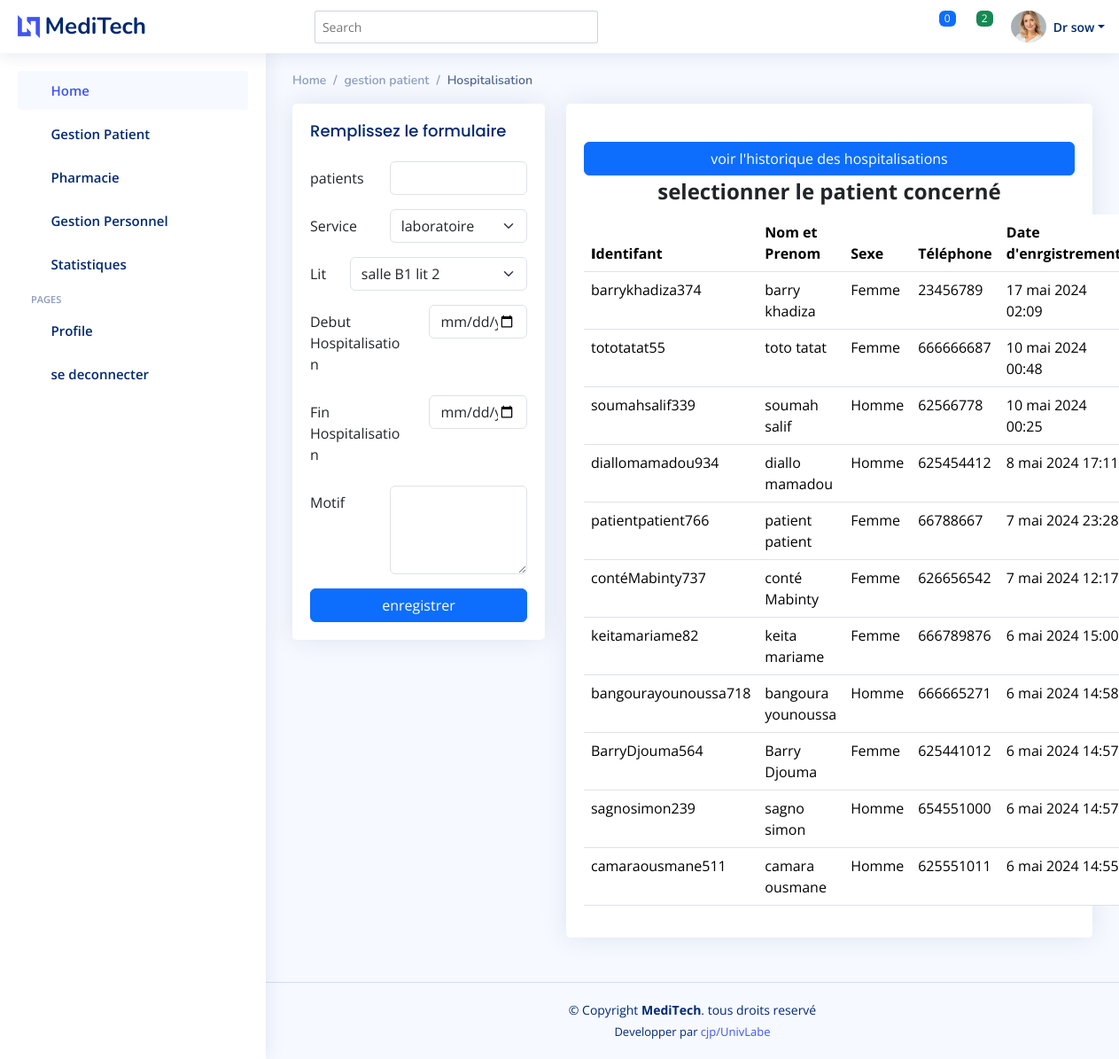
The page /hospitalisation/ (signed in) on the database its author committed.
### Personnel_Service/models.py (models this page shows, shortened)
class Utilisateur(AbstractBaseUser,PermissionsMixin):
    username = models.CharField(max_length = 32,unique=True)
    nom=models.CharField(max_length=32,blank=True)
    prenom=models.CharField(max_length=50,blank=True)
    email = models.EmailField(blank=True,null=True,unique = True)
    is_active=models.BooleanField(default=True)
    is_staff=models.BooleanField(default=False)
    is_personnel = models.BooleanField(default = False)
    USERNAME_FIELD = 'username'
    objects = ClubUserManager()

### Patients/models.py (models this page shows, shortened)
class Patient(models.Model):
    user = models.ForeignKey(Utilisateur, on_delete = models.CASCADE)
    nom = models.CharField(max_length = 32)
    prenom = models.CharField(max_length = 32)
    genre = models.CharField(max_length = 9)
    telephone = models.CharField(max_length = 10)
    email = models.EmailField(max_length = 32)
    profil_patient=models.ImageField(upload_to='profil_patient/', height_field=None, width_field=None, max_length=None, blank=True)
    adresse = models.CharField(max_length = 30)
    identifiant = models.CharField(max_length = 30)
    date_enrgistrement = models.DateTimeField(auto_now = True)

### Personnel_Service/views.py (the view, shortened to what this page needs)
# urls.py: path('hospitalisation/', hospitalisation, name ='hospitalisation'),
def hospitalisation(request):
    liste_patients = Patient.objects.order_by("-date_enrgistrement")
    lits = Lit.objects.filter(statut_lit="libre")
    services = Service.objects.all()
    context= {
        'lits':lits,
        'services':services,
        'liste_patients':liste_patients,
    }
    return render(request, 'Personnel_Service/hospitalisation.html',context)

### Personnel_Service/context_processors.py (called while the page is built)
def notifications(request):
    if request.user.is_authenticated:
        try:
            personnel = Personnel.objects.get(user=request.user)
            rdv_enAttente = Rendezvous.objects.filter(status_rdv='en attente', personnel=personnel)
            nbr_rdvA = rdv_enAttente.count()
            historique_notif = Rendezvous.objects.filter(personnel=personnel)
        except Personnel.DoesNotExist:
            rdv_enAttente = []
            nbr_rdvA = 0
            historique_notif=[]
    else:
        rdv_enAttente = []
        nbr_rdvA = 0
        historique_notif=[]
    return {
        'rdv_enAttente': rdv_enAttente,
        'nbr_rdvA': nbr_rdvA,
        'historique_notif':historique_notif
    }

### Ressources/models.py (called while the page is built)
    def __str__(self):
        return self.num_sall

### Personnel_Service/templates/Personnel_Service/hospitalisation.html (shortened to what this page needs)
{% load static %}
{% include "Personnel_Service/header_pers.html" %}
  <main id="main" class="main">
    <div class="pagetitle">
      <nav>
        <ol class="breadcrumb">
          <li class="breadcrumb-item"><a href="{% url 'espace_personnel' %}">Home</a></li>
          <li class="breadcrumb-item">gestion patient</li>
          <li class="breadcrumb-item active">Hospitalisation</li>
        </ol>
      </nav>
    </div>
    <section class="section">
      <div class="row">
        <div class="col-lg-4">
          <div class="card">
            <div class="card-body">
              <h5 class="card-title">Remplissez le formulaire</h5>
              <form method ="post">
                <div class="row mb-3">
                  <label for="patient" class="col-sm-2 col-lg-4 col-form-label">patients</label>
                  <div class="col-sm-10 col-lg-8">
                    <input type="text" class="form-control" name = "patient">
                  </div>
                </div>
                <div class="row mb-3">
                  <label class="col-sm-4 col-form-label">Service</label>
                  <div class="col-sm-8">
                    <select class="form-select" aria-label="Default select example" name="service">
                      {% for service in services %}
                      <option value="{{ service.id }}">{{ service.nom_service }}</option>
                      {% endfor %}
                    </select>
                  </div>
                </div>
                <div class="row mb-3">
                  <label class="col-sm-2 col-form-label">Lit</label>
                  <div class="col-sm-10">
                    <select class="form-select" aria-label="Default select example" name="lit">
                      {% for lit in lits %}
                      <option value="{{ lit.id }}">salle {{ lit.num_sall }} lit {{ lit.num_lit }}</option>
                      {% endfor %}
                    </select>
                  </div>
                </div>
                <div class="row mb-3">
                  <label for="Date_debut" class="col-lg-6 col-sm-6 col-form-label">Debut Hospitalisation</label>
                  <div class="col-lg-6 col-sm-6">
                    <input type="date" class="form-control" name= "debut">
                  </div>
                </div>
                <div class="row mb-3">
                  <label for="inputTime" class="col-lg-6 col-sm-6 col-form-label">Fin Hospitalisation</label>
                  <div class="col-lg-6 col-sm-6">
                    <input type="date" class="form-control" name="fin">
                  </div>
                </div>
                <div class="row mb-3">
                  <label for="inputmotif" class="col-sm-4 col-form-label">Motif</label>
                  <div class="col-sm-8">
                    <textarea class="form-control" style="height: 100px" name = "motif"></textarea>
                  </div>
                </div>
                <div class="col-12">
                  <button class="btn btn-primary w-100" type="submit">enregistrer</button>
                </div>
              </form>
            </div>
          </div>
        </div>
        <div class="col-lg-8 col-md-6">
          <div class="card">
            <div class="card-body">
              <h5 class="card-title"></h5>
              <div class="col-12">
                <a href="{% url 'p_hosp' %}"><button class="btn btn-primary w-100" >voir l'historique des hospitalisations</button></a>
              </div>
              <table class="table datatable">
                <legend class="text-center" style="font-weight: bold;">selectionner le patient concerné</legend>
                <thead>
                  <tr class="bg-success">
                    <th>
                      <b>I</b>dentifant
                    </th>
                    <th>Nom et Prenom</th>
                    <th>Sexe</th>
                    <th>Téléphone</th>
                    <th data-type="date" data-format="YYYY/DD/MM">Date d'enrgistrement</th>
                  </tr>
                </thead>
                <tbody>
                  {% for patient in liste_patients  %}
                  <tr>
                    <td>{{ patient.identifiant }}</td>
                    <td>{{ patient.nom }} {{ patient.prenom }}</td>
                    <td>{{ patient.genre }}</td>
                    <td>{{ patient.telephone }}</td>
                    <td>{{ patient.date_enrgistrement }}</td>
                  </tr>
                  {% endfor %}
                </tbody>
              </table>
            </div>
          </div>
        </div>
      </div>
    </section>
  </main>
  {% include "Personnel_Service/footer_personnel.html" %}

### Personnel_Service/templates/Personnel_Service/header_pers.html (shortened to what this page needs)
{% load static %}
<!DOCTYPE html>
<html lang="en">
<head>
  <link href="{% static 'Patients/assets/vendor/bootstrap/css/bootstrap.min.css' %}" rel="stylesheet">
  <link href="{% static 'Patients/assets/vendor/bootstrap-icons/bootstrap-icons.css' %}" rel="stylesheet">
  <link href="{% static 'Patients/assets/vendor/boxicons/css/boxicons.min.css' %}" rel="stylesheet">
  <link href="{% static 'Patients/assets/vendor/quill/quill.snow.css' %}" rel="stylesheet">
  <link href="{% static 'Patients/assets/vendor/quill/quill.bubble.css' %}" rel="stylesheet">
  <link href="{% static 'Patients/assets/vendor/remixicon/remixicon.css' %}" rel="stylesheet">
  <link href="{% static 'Patients/assets/vendor/simple-datatables/style.css' %}" rel="stylesheet">
  <link href="{% static 'Patients/assets/css/style.css' %}" rel="stylesheet">
<body>
  <header id="header" class="header fixed-top d-flex align-items-center">
    <div class="d-flex align-items-center justify-content-between">
      <a href="{% url 'home' %}" class="logo d-flex align-items-center">
        <img src="assets/img/logo.png" alt="">
        <span class="d-none d-lg-block">MediTech</span>
      </a>
      <i class="bi bi-list toggle-sidebar-btn"></i>
    </div>
    <div class="search-bar">
      <form class="search-form d-flex align-items-center" method="POST" action="#">
        <input type="text" name="query" placeholder="Search" title="Enter search keyword">
        <button type="submit" title="Search"><i class="bi bi-search"></i></button>
      </form>
    </div>
    <nav class="header-nav ms-auto">
      <ul class="d-flex align-items-center">
        <li class="nav-item dropdown">
          <a class="nav-link nav-icon" href="#" data-bs-toggle="dropdown">
            <i class="bi bi-bell"></i>
            <span class="badge bg-primary badge-number">{{ nbr_rdvA }}</span>
          </a>
        </li>
        <li class="nav-item dropdown">
          <a class="nav-link nav-icon" href="#" data-bs-toggle="dropdown">
            <i class="bi bi-chat-left-text"></i>
            <span class="badge bg-success badge-number">2</span>
          </a>
        </li>
        <li class="nav-item dropdown pe-3">
          <a class="nav-link nav-profile d-flex align-items-center pe-0" href="#" data-bs-toggle="dropdown">
            {% if personnel.image %}
            <img src="{{ personnel.image.url }}" alt="Profile" class="rounded-circle" style=" width: 40px;
            height: 40px;
            object-fit: cover;
            object-position: center;
            border-radius: 50%;">
            {% else %}
            <img src="{% static 'Patients/assets/img/messages-2.jpg' %}" alt="Profile" class="rounded-circle" style=" width: 40px;
            height: 50px;
            object-fit: cover;
            object-position: center;
            border-radius: 50%;">
            {% endif %}
            <span class="d-none d-md-block dropdown-toggle ps-2">Dr {{ user.nom }}</span>
          </a>
        </li>
      </ul>
    </nav>
  </header>
    <aside id="sidebar" class="sidebar">
        <ul class="sidebar-nav" id="sidebar-nav">
          <li class="nav-item">
            <a class="nav-link " href="{% url 'espace_personnel' %}">
              <i class="bi bi-grid"></i>
              <span>Home</span>
            </a>
          </li>
          <li class="nav-item">
            <a class="nav-link collapsed" data-bs-target="#forms-nav" data-bs-toggle="collapse" href="#">
              <i class="bi bi-journal-text"></i><span>Gestion Patient</span><i class="bi bi-chevron-down ms-auto"></i>
            </a>
          </li>
          <li class="nav-item">
            <a class="nav-link collapsed" data-bs-target="#tables-nav" data-bs-toggle="collapse" href="#">
              <i class="bi bi-layout-text-window-reverse"></i><span>Pharmacie</span><i class="bi bi-chevron-down ms-auto"></i>
            </a>
          </li>
          <li class="nav-item">
            <a class="nav-link collapsed" data-bs-target="#personnel-nav" data-bs-toggle="collapse" href="#">
              <i class="bi bi-layout-text-window-reverse"></i><span>Gestion Personnel</span><i class="bi bi-chevron-down ms-auto"></i>
            </a>
          </li>
          <li class="nav-item">
            <a class="nav-link collapsed" data-bs-target="#charts-nav" data-bs-toggle="collapse" href="#">
              <i class="bi bi-bar-chart"></i><span>Statistiques</span><i class="bi bi-chevron-down ms-auto"></i>
            </a>
          </li>
          <li class="nav-heading">Pages</li>
          <li class="nav-item">
            <a class="nav-link collapsed" href="{% url 'user_profile' %}">
              <i class="bi bi-person"></i>
              <span>Profile</span>
            </a>
          </li>
          <li class="nav-item">
            <a class="nav-link collapsed" href="{% url 'connexion' %}">
              <i class="bi bi-box-arrow-in-right"></i>
              <span>se deconnecter</span>
            </a>
          </li>
        </ul>
      </aside>

### Patients/static/Patients/assets/css/style.css (style rules this page uses)
:root { scroll-behavior: smooth; }
body { font-family: "Open Sans", sans-serif; background: #f6f9ff; color: #444444; }
a { color: #4154f1; text-decoration: none; }
h1, h2, h3, h4, h5, h6 { font-family: "Nunito", sans-serif; }
#main { margin-top: 60px; padding: 20px 30px; transition: all 0.3s; }
.pagetitle { margin-bottom: 10px; }
.card { margin-bottom: 30px; border: none; border-radius: 5px; box-shadow: 0px 0 30px rgba(1, 41, 112, 0.1); }
.card-title { padding: 20px 0 15px 0; font-size: 18px; font-weight: 500; color: #012970; font-family: "Poppins", sans-serif; }
.card-body { padding: 0 20px 20px 20px; }
.breadcrumb { font-size: 14px; font-family: "Nunito", sans-serif; color: #899bbd; font-weight: 600; }
.breadcrumb a { color: #899bbd; transition: 0.3s; }
.breadcrumb .breadcrumb-item::before { color: #899bbd; }
.breadcrumb .active { color: #51678f; font-weight: 600; }
.logo { line-height: 1; }
@media (min-width: 1200px) { .logo { width: 280px; } }
.logo img { max-height: 26px; margin-right: 6px; }
.logo span { font-size: 26px; font-weight: 700; color: #012970; font-family: "Nunito", sans-serif; }
.header { transition: all 0.5s; z-index: 997; height: 60px; box-shadow: 0px 2px 20px rgba(1, 41, 112, 0.1); background-color: #fff; padding-left: 20px; }
.header .toggle-sidebar-btn { font-size: 32px; padding-left: 10px; cursor: pointer; color: #012970; }
.header .search-bar { min-width: 360px; padding: 0 20px; }
.header .search-form { width: 100%; }
.header .search-form input { border: 0; font-size: 14px; color: #012970; border: 1px solid rgba(1, 41, 112, 0.2); padding: 7px 38px 7px 8px; border-radius: 3px; transition: 0.3s; width: 100%; }
.header .search-form button { border: 0; padding: 0; margin-left: -30px; background: none; }
.header .search-form button i { color: #012970; }
.header-nav ul { list-style: none; }
.header-nav>ul { margin: 0; padding: 0; }
.header-nav .nav-icon { font-size: 22px; color: #012970; margin-right: 25px; position: relative; }
.header-nav .nav-profile { color: #012970; }
.header-nav .nav-profile img { max-height: 36px; }
.header-nav .nav-profile span { font-size: 14px; font-weight: 600; }
.header-nav .badge-number { position: absolute; inset: -2px -5px auto auto; font-weight: normal; font-size: 12px; padding: 3px 6px; }
.sidebar { position: fixed; top: 60px; left: 0; bottom: 0; width: 300px; z-index: 996; transition: all 0.3s; padding: 20px; overflow-y: auto; scrollbar-width: thin; scrollbar-color: #aab7cf transparent; box-shadow: 0px 0px 20px rgba(1, 41, 112, 0.1); background-color: #fff; }
@media (min-width: 1200px) { #main, #footer { margin-left: 300px; } }
.sidebar-nav { padding: 0; margin: 0; list-style: none; }
.sidebar-nav li { padding: 0; margin: 0; list-style: none; }
.sidebar-nav .nav-item { margin-bottom: 5px; }
.sidebar-nav .nav-heading { font-size: 11px; text-transform: uppercase; color: #899bbd; font-weight: 600; margin: 10px 0 5px 15px; }
.sidebar-nav .nav-link { display: flex; align-items: center; font-size: 15px; font-weight: 600; color: #4154f1; transition: 0.3; background: #f6f9ff; padding: 10px 15px; border-radius: 4px; }
.sidebar-nav .nav-link i { font-size: 16px; margin-right: 10px; color: #4154f1; }
.sidebar-nav .nav-link.collapsed { color: #012970; background: #fff; }
.sidebar-nav .nav-link.collapsed i { color: #899bbd; }
.sidebar-nav .nav-link .bi-chevron-down { margin-right: 0; transition: transform 0.2s ease-in-out; }

### rows shown on the page
Utilisateur: nom "sow"
Patient: identifiant "barrykhadiza374", nom "barry", prenom "khadiza", genre "Femme", telephone "23456789", date_enrgistrement "17 mai 2024 02:09"
Patient: identifiant "tototatat55", nom "toto", prenom "tatat", genre "Femme", telephone "666666687", date_enrgistrement "10 mai 2024 00:48"
Patient: identifiant "soumahsalif339", nom "soumah", prenom "salif", genre "Homme", telephone "62566778", date_enrgistrement "10 mai 2024 00:25"
Patient: identifiant "diallomamadou934", nom "diallo", prenom "mamadou", genre "Homme", telephone "625454412", date_enrgistrement "8 mai 2024 17:11"
Patient: identifiant "patientpatient766", nom "patient", prenom "patient", genre "Femme", telephone "66788667", date_enrgistrement "7 mai 2024 23:28"
Patient: identifiant "contéMabinty737", nom "conté", prenom "Mabinty", genre "Femme", telephone "626656542", date_enrgistrement "7 mai 2024 12:17"
Patient: identifiant "keitamariame82", nom "keita", prenom "mariame", genre "Femme", telephone "666789876", date_enrgistrement "6 mai 2024 15:00"
Patient: identifiant "bangourayounoussa718", nom "bangoura", prenom "younoussa", genre "Homme", telephone "666665271", date_enrgistrement "6 mai 2024 14:58"
Patient: identifiant "BarryDjouma564", nom "Barry", prenom "Djouma", genre "Femme", telephone "625441012", date_enrgistrement "6 mai 2024 14:57"
Patient: identifiant "sagnosimon239", nom "sagno", prenom "simon", genre "Homme", telephone "654551000", date_enrgistrement "6 mai 2024 14:57"
Patient: identifiant "camaraousmane511", nom "camara", prenom "ousmane", genre "Homme", telephone "625551011", date_enrgistrement "6 mai 2024 14:55"

### other values the page prints
{{ nbr_rdvA }} "0"
form field service "laboratoire"
